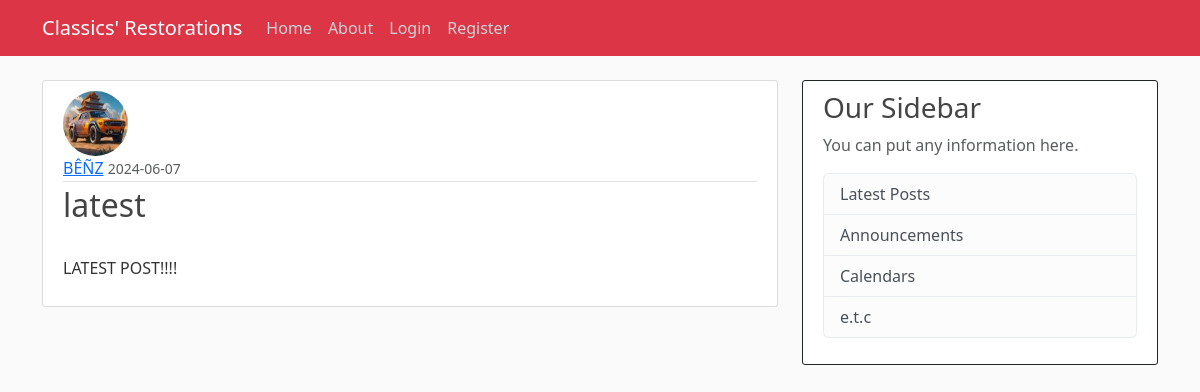
Screenshot of /post/21 with the database file from the repository.
### app/models.py (models this page shows, shortened)
class User(db.Model, UserMixin):
    id = db.Column(db.Integer, primary_key=True)
    username = db.Column(db.String(12), unique=True, nullable=False)
    email = db.Column(db.String(120), unique=True, nullable=False)
    image_file = db.Column(db.String(20), nullable=False, default='default.jpeg')
    password = db.Column(db.String(60), nullable=False)
    posts = db.relationship("Post", backref='author', lazy=True)

class Post(db.Model):
    id = db.Column(db.Integer, primary_key=True)
    title = db.Column(db.String(100), nullable=False)
    content = db.Column(db.Text, nullable=False)
    date_posted = db.Column(db.DateTime, nullable=False, default=datetime.utcnow)
    user_id = db.Column(db.Integer, db.ForeignKey('user.id'), nullable=False)

### app/routes.py (the view)
@app.route('/post/<int:post_id>')
def post(post_id):
    post = Post.query.get_or_404(post_id)
    return render_template('post.html', title=post.title, post=post)

### app/templates/post.html (shortened to what this page needs)
{% extends "base.html" %}
{% block content %}
<article class="media content-section">
<img
    class="rounded-circle article-img"
    src="{{ url_for('static',filename='profile_pics/' + post.author.image_file) }}"
    alt=""
  />
   <div class="media-body">
     <div class="article-metadata">
       <a class="mr-2" href="{{ url_for('user_post' , username= post.author.username) }}">{{ post.author.username }}</a>
       <small class="text-muted">{{ post.date_posted.strftime('%Y-%m-%d') }}</small>
     </div>
     <h2 class="article-title">{{ post.title }}</h2>
     <p class="article-content">{{ post.content }}</p>
   </div>
</article>
   {% endblock %}

### app/static/main.css (style rules this page uses)
body { background: #fafafa; color: #333333; margin-top: 5rem; }
h1, h2, h3, h4, h5, h6 { color: #444444; }
.content-section { background: #ffffff; padding: 10px 20px; border: 1px solid #dddddd; border-radius: 3px; margin-bottom: 20px; }
.article-title { color: #444444; }
.article-content { white-space: pre-line; }
.article-img { height: 65px; width: 65px; margin-right: 16px; }
.article-metadata { padding-bottom: 1px; margin-bottom: 4px; border-bottom: 1px solid #e3e3e3 }

### rows the page displays
User: image_file (picture), author.username "BÊÑZ"
Post: date_posted "2024-06-07", title "latest", content "LATEST POST!!!!"
